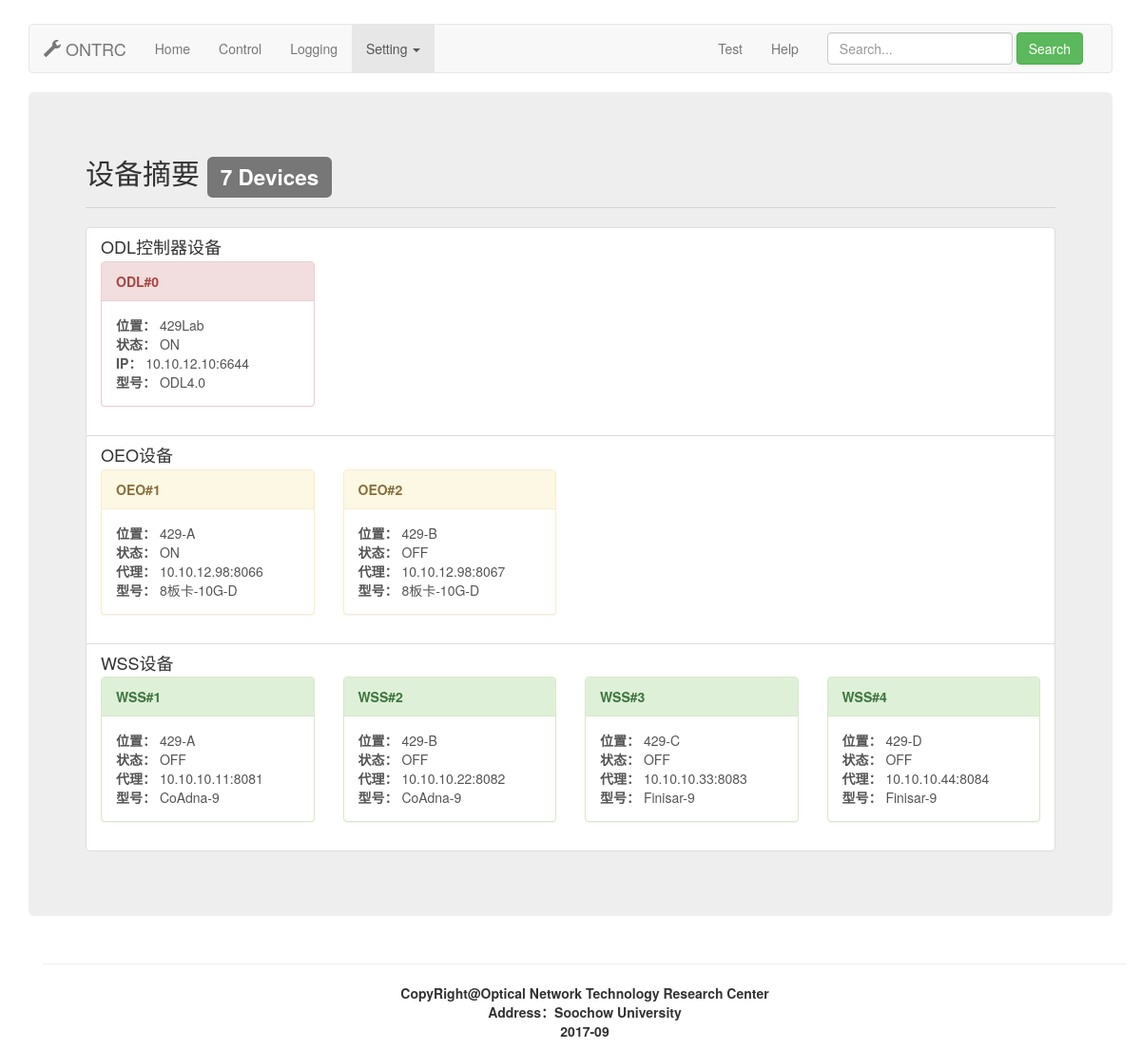
The page /setting on the database as committed earlier.
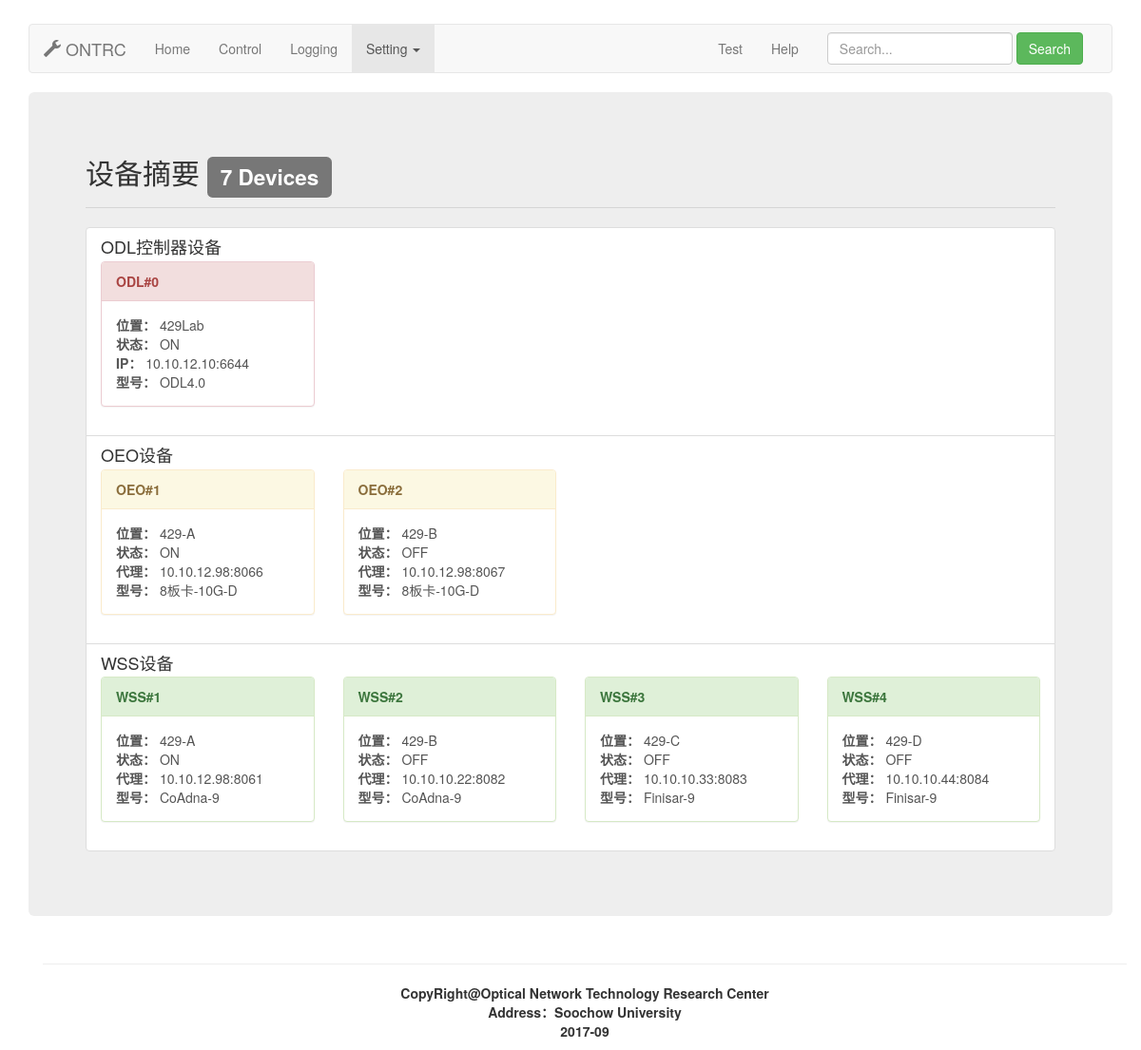
The same page on the database as committed later.
### Show/models.py (models this page shows, shortened)
class wssInfo(models.Model):
    wsstype = models.CharField(max_length=20)
    wssip = models.CharField(max_length=20)
    wssport = models.CharField(max_length=10)
    wsskey = models.CharField(max_length=20)
    wssright = models.CharField(max_length=10)
    wssstate = models.CharField(max_length=10)
    wsslocation = models.CharField(max_length=20)

### Show/views.py (the view)
# urls.py: url(r'^setting', views.setting),
def setting(req):
    odlinfo = models.odlinfo.objects.all()
    oeoinfo1 = models.oeoinfo.objects.filter(id=1)
    oeoinfo2 = models.oeoinfo.objects.filter(id=2)
    wssinfo1 = models.wssInfo.objects.filter(id=1)
    wssinfo2 = models.wssInfo.objects.filter(id=2)
    wssinfo3 = models.wssInfo.objects.filter(id=3)
    wssinfo4 = models.wssInfo.objects.filter(id=4)
    return render(req,"setting.html",{"odlinfo":odlinfo[0],
                                      "oeoinfo1":oeoinfo1[0],
                                      "oeoinfo2":oeoinfo2[0],
                                      "wssinfo1": wssinfo1[0],
                                      "wssinfo2": wssinfo2[0],
                                      "wssinfo3": wssinfo3[0],
                                      "wssinfo4": wssinfo4[0]})

### templates/setting.html (shortened to what the changed rows need)
{% extends "base.html" %}
{% block MainContents %}
    <h2>设备摘要 <span class="label label-default">7 Devices</span></h2>
    <div class="list-group">
        <a href="/wsssetting/" class="list-group-item">
            <div class="row">
                <div class="col-md-3">
                    <div class="panel panel-success">
                        <div class="panel-heading"><strong>WSS#1</strong></div>
                        <div class="panel-body">
                            <strong>位置：</strong> {{ wssinfo1.wsslocation }} <br>
                            <strong>状态：</strong> {{ wssinfo1.wssstate }} <br>
                            <strong>代理：</strong> {{ wssinfo1.wssip }}:{{ wssinfo1.wssport }} <br>
                            <strong>型号：</strong> {{ wssinfo1.wsstype }} <br>
                        </div>
                    </div>
                </div>
            </div>
        </a>
    </div>
{% endblock %}

Rows that differ between the two databases and show on the page:
changed wssInfo (number 1 of 4 on the later page): wssstate "OFF" → "ON"; wssip "10.10.10.11" → "10.10.12.98"; wssport "8081" → "8061"
